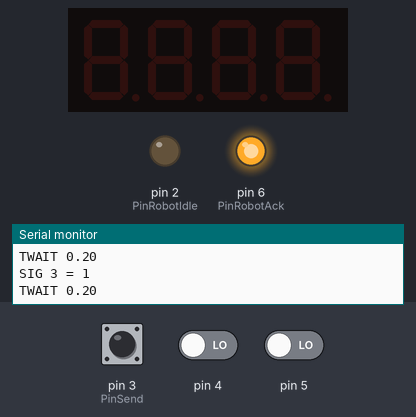
The sketch below on a simulated Arduino Uno, built with avr-gcc and run on an emulated ATmega328P. On the bench: 4-digit seven-segment display, output pins drawn as LEDs (lit = HIGH), the last lines printed to the serial monitor. The test bench sets the inputs (shaded band); at power-on: pin 3 (PinSend) LOW, pin 4 LOW, pin 5 LOW.

Above: at 3.8 s.
3.9 s: pin 3 (PinSend) driven HIGH
At 4.2 s:
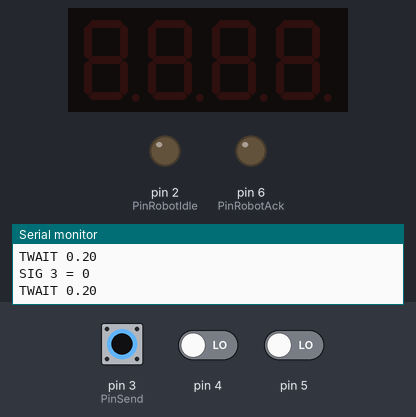
5.4 s: pin 3 (PinSend) driven LOW
At 6.8 s:
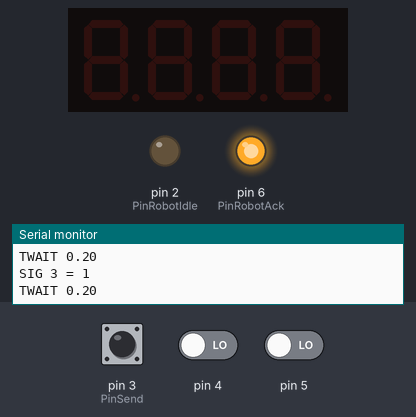
7.1 s: pin 3 (PinSend) pulsed HIGH 2 times (0.12 s each, 0.3 s apart)
At 8.4 s:
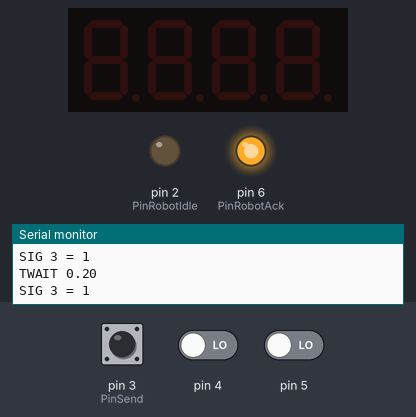
10.7 s: pin 3 (PinSend) pulsed HIGH 5 times (0.12 s each, 0.3 s apart)
At 12.3 s:
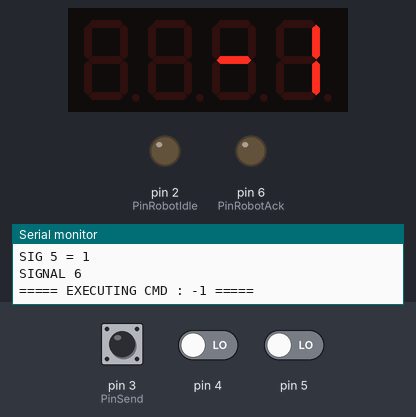
Timing chart, 0 to 13.8 s (numbered marks = the images above; inputs shaded):
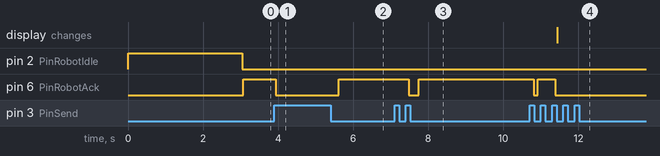

Measured:
- after the input at 3.9 s, pin 6 (PinRobotAck): HIGH → LOW at once
- after the input at 5.4 s, pin 6 (PinRobotAck): LOW → HIGH after 0.21 s
- after the input at 7.1 s, pin 6 (PinRobotAck): HIGH → LOW after 0.38 s, → HIGH 0.26 s later
- after the input at 10.7 s, pin 6 (PinRobotAck): HIGH → LOW after 0.11 s, → HIGH 0.11 s later, → LOW 0.46 s later; the display: changes after 0.74 s (image 4)

The sketch:

robot_simulator.ino
```cpp
#include <TM1637Display.h>

int PinsCmdCount;
int PinsCmd[8];
int PinSend;
int PinRobotIdle;
int PinRobotAck = -1;

constexpr int PinTmClk = 12;
constexpr int PinTmDio = 13;
TM1637Display display(PinTmClk, PinTmDio);


void CMD_SIGNAL(int pin){
  Serial.print("SIGNAL ");
  Serial.println(pin);
  digitalWrite(abs(pin), pin < 0);
}
int SIG(int pin){
  auto val = digitalRead(pin) ? 0 : 1;
  Serial.print("SIG ");
  Serial.print(pin);
  Serial.print(" = ");
  Serial.println(val);
  return val;
}
void TWAIT(float s){
  Serial.print("TWAIT ");
  Serial.println(s);
  delay(s * 1000);
}

int emptySegment[] {0,0,0,0};
void executeCmd(int cmd){
  Serial.print("===== EXECUTING CMD : ");
  Serial.print(cmd);
  Serial.println(" =====");
  display.setBrightness(7, true);
  display.showNumberDec(cmd);
  delay(5000);
  display.setBrightness(0, false);
  display.clear();
  Serial.print(" ==== DONE CMD : ");
  Serial.print(cmd);
  Serial.println(" =====");
}

void setup(){
    Serial.begin(9600);
    while(!Serial){
        delay(500);
    }
    Serial.println("\nSerial Ready.");

    PinRobotIdle = 2;
    PinSend = 3;
    PinsCmdCount = 2;
    PinsCmd[0] = 4;
    PinsCmd[1] = 5;
    PinRobotAck = 6;

    pinMode(PinRobotIdle, OUTPUT);
    digitalWrite(PinRobotIdle, 1);
    pinMode(PinSend, INPUT);
    for(int i=0; i<PinsCmdCount; i++){
        pinMode(PinsCmd[i], INPUT);
    }
    if(PinRobotAck >= 0){
        pinMode(PinRobotAck, OUTPUT);
        digitalWrite(PinRobotAck, 0);
    }
    display.setBrightness(0,false);
    display.clear();
}

void loop(){
  int CmdWord = 0, ValueA, ValueB, CurrentBitPower = 1;
  int awaitsend, ret, alt = 1;
  alt = 1;
  CMD_SIGNAL(PinRobotAck);
  TWAIT(3);
  CMD_SIGNAL(-PinRobotIdle);
  for(int b = 0; b < 8; b++){
    alt = 0-alt;
    awaitsend = (1+alt)/2;
    ret = awaitsend;
    Serial.print("Waitig for Send = ");
    Serial.println(awaitsend);
    while(ret == awaitsend){
      while(SIG(PinSend) == awaitsend){
        TWAIT(0.2);
      }
      ret = SIG(PinSend);
    }
    Serial.println("Reading Cmd Part");
    CMD_SIGNAL(PinRobotIdle);
    ValueA = 0 + SIG(PinsCmd[0]);
    ValueB = 0 + SIG(PinsCmd[1]);
    CmdWord += ValueA * CurrentBitPower * 1;
    CmdWord += ValueB * CurrentBitPower * 2;
    CurrentBitPower *= 4;
    CMD_SIGNAL(PinRobotAck*alt);
  }
  executeCmd(CmdWord);
}
```
